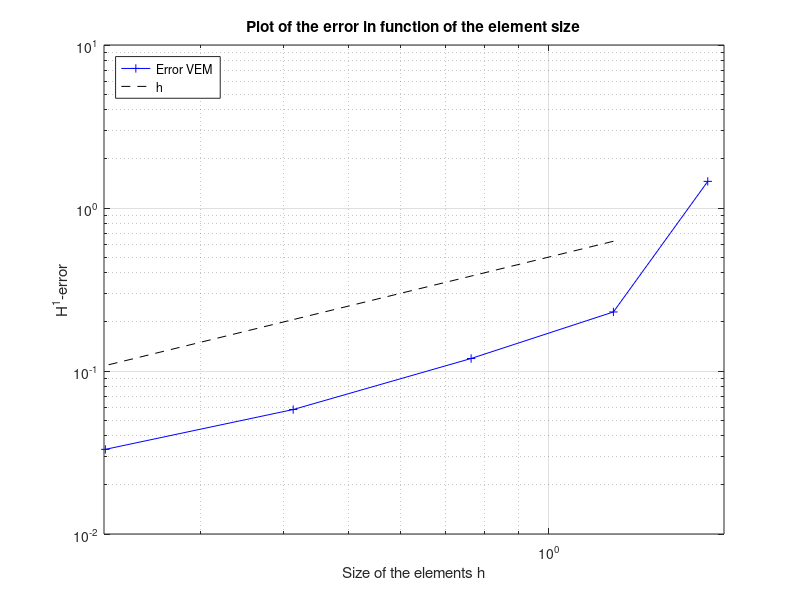

The MATLAB source for this figure:
% Analyse convergence of Laplace equation with Dirichlet boundary
% conditions with the linear (k=1) virtual element method
%
% Geometry: 3D -> full sphere \Omega centered in (0,0,0) and of radius 1.
%
% Equation: -lap(u)=6 on \Omega; u=1-r^2 on \partial\Omega
%

clear
close all
clc

% Data
h = csvread('MeshSphere3D/hTriangle.txt');

% Load error from file
% Each row correspond to a given number of elements (from 2^0 to 2^7),
% the first column is the error in the L^\inf-norm, the 2nd one is the 
% error in the H^1-norm.

err3d = csvread('OutputSphere/error3D.txt');

%% Analysis
% Compute analytically the error convergence slope
dh1=err3d(2:end-1,2)./err3d(3:end,2);
dli=err3d(2:end-1,1)./err3d(3:end,1);
dh=h(2:end-1)./h(3:end);

convH=log(dh1)./log(dh)
convL=log(dli)./log(dh)

% Visualization of the error convergence
exact = h(2:end);
exact = exact*0.5;
figure;
loglog(h,err3d(:,2),'+-b');
hold on;
loglog(h(2:end),exact,'--k');
grid on;
xlabel('Size of the elements h');
ylabel('H^1-error');
xlim([h(end)-0.001,h(1)+0.1]);
title('Plot of the error in function of the element size');
legend('Error VEM', 'h', 'Location', 'northwest');

